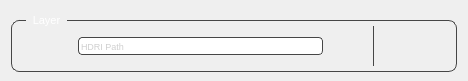
<?xml version="1.0" encoding="UTF-8"?>
<ui version="4.0">
 <class>wg_layer</class>
 <widget class="QWidget" name="wg_layer">
  <property name="windowModality">
   <enum>Qt::NonModal</enum>
  </property>
  <property name="geometry">
   <rect>
    <x>0</x>
    <y>0</y>
    <width>468</width>
    <height>81</height>
   </rect>
  </property>
  <property name="windowTitle">
   <string>Form</string>
  </property>
  <layout class="QVBoxLayout" name="verticalLayout">
   <property name="spacing">
    <number>0</number>
   </property>
   <property name="bottomMargin">
    <number>9</number>
   </property>
   <item>
    <widget class="QGroupBox" name="lyr_gBox">
     <property name="font">
      <font>
       <pointsize>8</pointsize>
       <weight>50</weight>
       <bold>false</bold>
      </font>
     </property>
     <property name="styleSheet">
      <string notr="true">QGroupBox{
	border: 1px solid rgb(70, 70, 70);
    border-radius: 8px;
	margin-top: 9px;
}

QGroupBox::title{
	color: white;
	left: 15px;
	subcontrol-position: top left;
	padding: 0 5px;
	margin-top: -12px;
}</string>
     </property>
     <property name="title">
      <string>Layer</string>
     </property>
     <layout class="QHBoxLayout" name="horizontalLayout_2" stretch="0">
      <property name="spacing">
       <number>9</number>
      </property>
      <property name="sizeConstraint">
       <enum>QLayout::SetDefaultConstraint</enum>
      </property>
      <property name="leftMargin">
       <number>5</number>
      </property>
      <property name="topMargin">
       <number>5</number>
      </property>
      <property name="rightMargin">
       <number>5</number>
      </property>
      <property name="bottomMargin">
       <number>5</number>
      </property>
      <item>
       <layout class="QHBoxLayout" name="hLayout">
        <property name="spacing">
         <number>6</number>
        </property>
        <property name="sizeConstraint">
         <enum>QLayout::SetMinimumSize</enum>
        </property>
        <property name="leftMargin">
         <number>10</number>
        </property>
        <property name="rightMargin">
         <number>10</number>
        </property>
        <property name="bottomMargin">
         <number>0</number>
        </property>
        <item>
         <widget class="QPushButton" name="btn_enable">
          <property name="sizePolicy">
           <sizepolicy hsizetype="Minimum" vsizetype="Fixed">
            <horstretch>0</horstretch>
            <verstretch>0</verstretch>
           </sizepolicy>
          </property>
          <property name="minimumSize">
           <size>
            <width>0</width>
            <height>0</height>
           </size>
          </property>
          <property name="toolTip">
           <string>Select Layer</string>
          </property>
          <property name="statusTip">
           <string/>
          </property>
          <property name="styleSheet">
           <string notr="true">QPushButton{
	border: none;
	image: url(:/layers/icons/layers.png);
	width: 25px;
	height: 25px;
}

QPushButton:checked{
	border: none;
	background-color: transparent;
	image: url(:/layers/icons/layers_clicked.png);
	width: 25px;
	height: 25px;
}</string>
          </property>
          <property name="text">
           <string/>
          </property>
          <property name="iconSize">
           <size>
            <width>25</width>
            <height>25</height>
           </size>
          </property>
          <property name="checkable">
           <bool>true</bool>
          </property>
          <property name="checked">
           <bool>false</bool>
          </property>
          <property name="default">
           <bool>false</bool>
          </property>
          <property name="flat">
           <bool>false</bool>
          </property>
         </widget>
        </item>
        <item>
         <spacer name="verticalSpacer">
          <property name="orientation">
           <enum>Qt::Vertical</enum>
          </property>
          <property name="sizeType">
           <enum>QSizePolicy::Minimum</enum>
          </property>
          <property name="sizeHint" stdset="0">
           <size>
            <width>20</width>
            <height>40</height>
           </size>
          </property>
         </spacer>
        </item>
        <item>
         <widget class="QLineEdit" name="line_hdri">
          <property name="enabled">
           <bool>true</bool>
          </property>
          <property name="font">
           <font>
            <pointsize>7</pointsize>
            <italic>false</italic>
           </font>
          </property>
          <property name="toolTip">
           <string/>
          </property>
          <property name="styleSheet">
           <string notr="true">QLineEdit {
	border: 1px solid rgb(70, 70, 70);
    border-radius: 4px;
	color: rgb(160, 160, 160);
}</string>
          </property>
          <property name="readOnly">
           <bool>true</bool>
          </property>
          <property name="placeholderText">
           <string>HDRI Path</string>
          </property>
         </widget>
        </item>
        <item>
         <widget class="QPushButton" name="btn_path">
          <property name="maximumSize">
           <size>
            <width>22</width>
            <height>22</height>
           </size>
          </property>
          <property name="toolTip">
           <string>Browse HDRI</string>
          </property>
          <property name="styleSheet">
           <string notr="true">QPushButton{
	border: none;
	image: url(:/layers/icons/folder.png);
	width: 22px;
	height: 22px;
}

QPushButton:pressed{
	border: none;
	background-color: transparent;
	image: url(:/layers/icons/folder_pressed.png);
	width: 22px;
	height: 22px;
}</string>
          </property>
          <property name="text">
           <string/>
          </property>
          <property name="iconSize">
           <size>
            <width>16</width>
            <height>16</height>
           </size>
          </property>
         </widget>
        </item>
        <item>
         <spacer name="verticalSpacer_2">
          <property name="orientation">
           <enum>Qt::Vertical</enum>
          </property>
          <property name="sizeType">
           <enum>QSizePolicy::Minimum</enum>
          </property>
          <property name="sizeHint" stdset="0">
           <size>
            <width>15</width>
            <height>40</height>
           </size>
          </property>
         </spacer>
        </item>
        <item>
         <widget class="Line" name="line">
          <property name="sizePolicy">
           <sizepolicy hsizetype="Fixed" vsizetype="Maximum">
            <horstretch>0</horstretch>
            <verstretch>0</verstretch>
           </sizepolicy>
          </property>
          <property name="maximumSize">
           <size>
            <width>40</width>
            <height>40</height>
           </size>
          </property>
          <property name="styleSheet">
           <string notr="true">QFrame{
	color: rgb(70, 70, 70);
}</string>
          </property>
          <property name="frameShadow">
           <enum>QFrame::Plain</enum>
          </property>
          <property name="lineWidth">
           <number>1</number>
          </property>
          <property name="midLineWidth">
           <number>10</number>
          </property>
          <property name="orientation">
           <enum>Qt::Vertical</enum>
          </property>
         </widget>
        </item>
        <item>
         <spacer name="verticalSpacer_3">
          <property name="orientation">
           <enum>Qt::Vertical</enum>
          </property>
          <property name="sizeType">
           <enum>QSizePolicy::Minimum</enum>
          </property>
          <property name="sizeHint" stdset="0">
           <size>
            <width>10</width>
            <height>40</height>
           </size>
          </property>
         </spacer>
        </item>
        <item>
         <widget class="QPushButton" name="btn_options">
          <property name="toolTip">
           <string>More Options</string>
          </property>
          <property name="styleSheet">
           <string notr="true">QPushButton{
	border: none;
	image: url(:/layers/icons/rename.png);
	width: 22px;
	height: 22px;
}

QPushButton:pressed{
	border: none;
	background-color: transparent;
	image: url(:/layers/icons/rename_clicked.png);
	width: 22px;
	height: 22px;
}</string>
          </property>
          <property name="text">
           <string/>
          </property>
         </widget>
        </item>
        <item>
         <widget class="QPushButton" name="btn_remove">
          <property name="sizePolicy">
           <sizepolicy hsizetype="Minimum" vsizetype="Fixed">
            <horstretch>0</horstretch>
            <verstretch>0</verstretch>
           </sizepolicy>
          </property>
          <property name="minimumSize">
           <size>
            <width>0</width>
            <height>0</height>
           </size>
          </property>
          <property name="toolTip">
           <string>Remove Layer</string>
          </property>
          <property name="styleSheet">
           <string notr="true">QPushButton{
	border: none;
	image: url(:/layers/icons/trash.png);
	width: 22px;
	height: 22px;
}

QPushButton:pressed{
	border: none;
	background-color: transparent;
	image: url(:/layers/icons/trash_clicked.png);
	width: 22px;
	height: 22px;
}</string>
          </property>
          <property name="text">
           <string/>
          </property>
          <property name="iconSize">
           <size>
            <width>16</width>
            <height>16</height>
           </size>
          </property>
         </widget>
        </item>
       </layout>
      </item>
     </layout>
    </widget>
   </item>
  </layout>
 </widget>
 <resources>
  <include location="resources/layer_UI.qrc"/>
 </resources>
 <connections/>
</ui>
